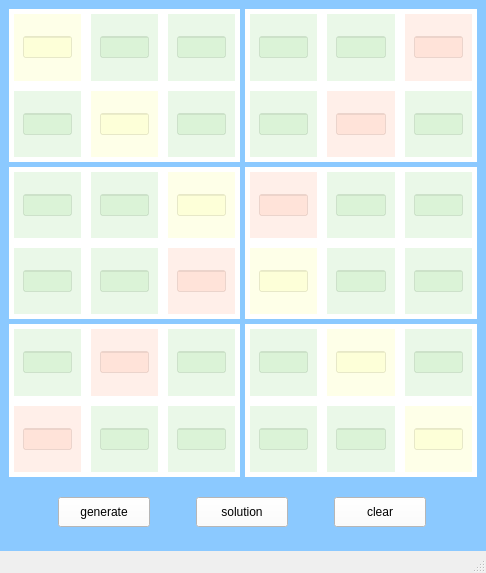
<?xml version="1.0" encoding="UTF-8"?>
<ui version="4.0">
 <class>MainWindow</class>
 <widget class="QMainWindow" name="MainWindow">
  <property name="geometry">
   <rect>
    <x>0</x>
    <y>0</y>
    <width>486</width>
    <height>573</height>
   </rect>
  </property>
  <property name="minimumSize">
   <size>
    <width>486</width>
    <height>573</height>
   </size>
  </property>
  <property name="maximumSize">
   <size>
    <width>486</width>
    <height>573</height>
   </size>
  </property>
  <property name="windowTitle">
   <string>MainWindow</string>
  </property>
  <widget class="QWidget" name="centralwidget">
   <property name="styleSheet">
    <string notr="true">background-color: rgb(139, 201, 255);</string>
   </property>
   <layout class="QVBoxLayout" name="verticalLayout">
    <property name="spacing">
     <number>5</number>
    </property>
    <item>
     <widget class="QWidget" name="widget" native="true">
      <layout class="QHBoxLayout" name="horizontalLayout">
       <property name="spacing">
        <number>5</number>
       </property>
       <property name="leftMargin">
        <number>0</number>
       </property>
       <property name="topMargin">
        <number>0</number>
       </property>
       <property name="rightMargin">
        <number>0</number>
       </property>
       <property name="bottomMargin">
        <number>0</number>
       </property>
       <item>
        <widget class="QWidget" name="block11" native="true">
         <property name="styleSheet">
          <string notr="true">background-color: rgb(255, 255, 255);</string>
         </property>
         <layout class="QGridLayout" name="gridLayout">
          <property name="leftMargin">
           <number>5</number>
          </property>
          <property name="topMargin">
           <number>5</number>
          </property>
          <property name="rightMargin">
           <number>5</number>
          </property>
          <property name="bottomMargin">
           <number>5</number>
          </property>
          <property name="spacing">
           <number>10</number>
          </property>
          <item row="0" column="0">
           <widget class="QWidget" name="widget_5" native="true">
            <property name="styleSheet">
             <string notr="true">background-color: rgba(253, 254, 183,80);</string>
            </property>
            <layout class="QHBoxLayout" name="horizontalLayout_5">
             <item>
              <widget class="QLineEdit" name="lineEdit0">
               <property name="alignment">
                <set>Qt::AlignLeading|Qt::AlignLeft|Qt::AlignVCenter</set>
               </property>
              </widget>
             </item>
            </layout>
           </widget>
          </item>
          <item row="0" column="1">
           <widget class="QWidget" name="widget_6" native="true">
            <property name="styleSheet">
             <string notr="true">background-color: rgba(179, 230, 173,70);</string>
            </property>
            <layout class="QHBoxLayout" name="horizontalLayout_6">
             <item>
              <widget class="QLineEdit" name="lineEdit1"/>
             </item>
            </layout>
           </widget>
          </item>
          <item row="0" column="2">
           <widget class="QWidget" name="widget_7" native="true">
            <property name="styleSheet">
             <string notr="true">background-color: rgba(179, 230, 173,70);</string>
            </property>
            <layout class="QHBoxLayout" name="horizontalLayout_7">
             <item>
              <widget class="QLineEdit" name="lineEdit2"/>
             </item>
            </layout>
           </widget>
          </item>
          <item row="1" column="0">
           <widget class="QWidget" name="widget_8" native="true">
            <property name="styleSheet">
             <string notr="true">background-color: rgba(179, 230, 173,70);</string>
            </property>
            <layout class="QHBoxLayout" name="horizontalLayout_11">
             <item>
              <widget class="QLineEdit" name="lineEdit6"/>
             </item>
            </layout>
           </widget>
          </item>
          <item row="1" column="1">
           <widget class="QWidget" name="widget_9" native="true">
            <property name="styleSheet">
             <string notr="true">background-color: rgba(253, 254, 183,80);</string>
            </property>
            <layout class="QHBoxLayout" name="horizontalLayout_12">
             <item>
              <widget class="QLineEdit" name="lineEdit7"/>
             </item>
            </layout>
           </widget>
          </item>
          <item row="1" column="2">
           <widget class="QWidget" name="widget_10" native="true">
            <property name="styleSheet">
             <string notr="true">background-color: rgba(179, 230, 173,70);</string>
            </property>
            <layout class="QHBoxLayout" name="horizontalLayout_13">
             <item>
              <widget class="QLineEdit" name="lineEdit8"/>
             </item>
            </layout>
           </widget>
          </item>
         </layout>
        </widget>
       </item>
       <item>
        <widget class="QWidget" name="block12" native="true">
         <property name="styleSheet">
          <string notr="true">background-color: rgb(255, 255, 255);</string>
         </property>
         <layout class="QGridLayout" name="gridLayout_2">
          <property name="leftMargin">
           <number>5</number>
          </property>
          <property name="topMargin">
           <number>5</number>
          </property>
          <property name="rightMargin">
           <number>5</number>
          </property>
          <property name="bottomMargin">
           <number>5</number>
          </property>
          <property name="spacing">
           <number>10</number>
          </property>
          <item row="0" column="0">
           <widget class="QWidget" name="widget_11" native="true">
            <property name="styleSheet">
             <string notr="true">background-color: rgba(179, 230, 173,70);</string>
            </property>
            <layout class="QHBoxLayout" name="horizontalLayout_8">
             <item>
              <widget class="QLineEdit" name="lineEdit3"/>
             </item>
            </layout>
           </widget>
          </item>
          <item row="0" column="1">
           <widget class="QWidget" name="widget_12" native="true">
            <property name="styleSheet">
             <string notr="true">background-color: rgba(179, 230, 173,70);</string>
            </property>
            <layout class="QHBoxLayout" name="horizontalLayout_9">
             <item>
              <widget class="QLineEdit" name="lineEdit4"/>
             </item>
            </layout>
           </widget>
          </item>
          <item row="0" column="2">
           <widget class="QWidget" name="widget_15" native="true">
            <property name="styleSheet">
             <string notr="true">background-color: rgba(255, 198, 176, 70);</string>
            </property>
            <layout class="QHBoxLayout" name="horizontalLayout_10">
             <item>
              <widget class="QLineEdit" name="lineEdit5"/>
             </item>
            </layout>
           </widget>
          </item>
          <item row="1" column="0">
           <widget class="QWidget" name="widget_16" native="true">
            <property name="styleSheet">
             <string notr="true">background-color: rgba(179, 230, 173,70);</string>
            </property>
            <layout class="QHBoxLayout" name="horizontalLayout_14">
             <item>
              <widget class="QLineEdit" name="lineEdit9"/>
             </item>
            </layout>
           </widget>
          </item>
          <item row="1" column="1">
           <widget class="QWidget" name="widget_13" native="true">
            <property name="styleSheet">
             <string notr="true">background-color: rgba(255, 198, 176, 70);</string>
            </property>
            <layout class="QHBoxLayout" name="horizontalLayout_15">
             <item>
              <widget class="QLineEdit" name="lineEdit10"/>
             </item>
            </layout>
           </widget>
          </item>
          <item row="1" column="2">
           <widget class="QWidget" name="widget_14" native="true">
            <property name="styleSheet">
             <string notr="true">background-color: rgba(179, 230, 173,70);</string>
            </property>
            <layout class="QHBoxLayout" name="horizontalLayout_16">
             <item>
              <widget class="QLineEdit" name="lineEdit11"/>
             </item>
            </layout>
           </widget>
          </item>
         </layout>
        </widget>
       </item>
      </layout>
     </widget>
    </item>
    <item>
     <widget class="QWidget" name="widget_2" native="true">
      <layout class="QHBoxLayout" name="horizontalLayout_2">
       <property name="spacing">
        <number>5</number>
       </property>
       <property name="leftMargin">
        <number>0</number>
       </property>
       <property name="topMargin">
        <number>0</number>
       </property>
       <property name="rightMargin">
        <number>0</number>
       </property>
       <property name="bottomMargin">
        <number>0</number>
       </property>
       <item>
        <widget class="QWidget" name="block21" native="true">
         <property name="styleSheet">
          <string notr="true">background-color: rgb(255, 255, 255);</string>
         </property>
         <layout class="QGridLayout" name="gridLayout_3">
          <property name="leftMargin">
           <number>5</number>
          </property>
          <property name="topMargin">
           <number>5</number>
          </property>
          <property name="rightMargin">
           <number>5</number>
          </property>
          <property name="bottomMargin">
           <number>5</number>
          </property>
          <property name="spacing">
           <number>10</number>
          </property>
          <item row="0" column="0">
           <widget class="QWidget" name="widget_17" native="true">
            <property name="styleSheet">
             <string notr="true">background-color: rgba(179, 230, 173,70);</string>
            </property>
            <layout class="QHBoxLayout" name="horizontalLayout_17">
             <item>
              <widget class="QLineEdit" name="lineEdit12"/>
             </item>
            </layout>
           </widget>
          </item>
          <item row="0" column="1">
           <widget class="QWidget" name="widget_18" native="true">
            <property name="styleSheet">
             <string notr="true">background-color: rgba(179, 230, 173,70);</string>
            </property>
            <layout class="QHBoxLayout" name="horizontalLayout_18">
             <item>
              <widget class="QLineEdit" name="lineEdit13"/>
             </item>
            </layout>
           </widget>
          </item>
          <item row="0" column="2">
           <widget class="QWidget" name="widget_21" native="true">
            <property name="styleSheet">
             <string notr="true">background-color: rgba(253, 254, 183,80);</string>
            </property>
            <layout class="QHBoxLayout" name="horizontalLayout_19">
             <item>
              <widget class="QLineEdit" name="lineEdit14"/>
             </item>
            </layout>
           </widget>
          </item>
          <item row="1" column="0">
           <widget class="QWidget" name="widget_22" native="true">
            <property name="styleSheet">
             <string notr="true">background-color: rgba(179, 230, 173,70);</string>
            </property>
            <layout class="QHBoxLayout" name="horizontalLayout_23">
             <item>
              <widget class="QLineEdit" name="lineEdit18"/>
             </item>
            </layout>
           </widget>
          </item>
          <item row="1" column="1">
           <widget class="QWidget" name="widget_19" native="true">
            <property name="styleSheet">
             <string notr="true">background-color: rgba(179, 230, 173,70);</string>
            </property>
            <layout class="QHBoxLayout" name="horizontalLayout_24">
             <item>
              <widget class="QLineEdit" name="lineEdit19"/>
             </item>
            </layout>
           </widget>
          </item>
          <item row="1" column="2">
           <widget class="QWidget" name="widget_20" native="true">
            <property name="styleSheet">
             <string notr="true">background-color: rgba(255, 198, 176, 70);</string>
            </property>
            <layout class="QHBoxLayout" name="horizontalLayout_25">
             <item>
              <widget class="QLineEdit" name="lineEdit20"/>
             </item>
            </layout>
           </widget>
          </item>
         </layout>
        </widget>
       </item>
       <item>
        <widget class="QWidget" name="block22" native="true">
         <property name="styleSheet">
          <string notr="true">background-color: rgb(255, 255, 255);</string>
         </property>
         <layout class="QGridLayout" name="gridLayout_4">
          <property name="leftMargin">
           <number>5</number>
          </property>
          <property name="topMargin">
           <number>5</number>
          </property>
          <property name="rightMargin">
           <number>5</number>
          </property>
          <property name="bottomMargin">
           <number>5</number>
          </property>
          <property name="spacing">
           <number>10</number>
          </property>
          <item row="0" column="0">
           <widget class="QWidget" name="widget_23" native="true">
            <property name="styleSheet">
             <string notr="true">background-color: rgba(255, 198, 176, 70);</string>
            </property>
            <layout class="QHBoxLayout" name="horizontalLayout_20">
             <item>
              <widget class="QLineEdit" name="lineEdit15"/>
             </item>
            </layout>
           </widget>
          </item>
          <item row="0" column="1">
           <widget class="QWidget" name="widget_24" native="true">
            <property name="styleSheet">
             <string notr="true">background-color: rgba(179, 230, 173,70);</string>
            </property>
            <layout class="QHBoxLayout" name="horizontalLayout_21">
             <item>
              <widget class="QLineEdit" name="lineEdit16"/>
             </item>
            </layout>
           </widget>
          </item>
          <item row="0" column="2">
           <widget class="QWidget" name="widget_27" native="true">
            <property name="styleSheet">
             <string notr="true">background-color: rgba(179, 230, 173,70);</string>
            </property>
            <layout class="QHBoxLayout" name="horizontalLayout_22">
             <item>
              <widget class="QLineEdit" name="lineEdit17"/>
             </item>
            </layout>
           </widget>
          </item>
          <item row="1" column="0">
           <widget class="QWidget" name="widget_28" native="true">
            <property name="styleSheet">
             <string notr="true">background-color: rgba(253, 254, 183,80);</string>
            </property>
            <layout class="QHBoxLayout" name="horizontalLayout_26">
             <item>
              <widget class="QLineEdit" name="lineEdit21"/>
             </item>
            </layout>
           </widget>
          </item>
          <item row="1" column="1">
           <widget class="QWidget" name="widget_25" native="true">
            <property name="styleSheet">
             <string notr="true">background-color: rgba(179, 230, 173,70);</string>
            </property>
            <layout class="QHBoxLayout" name="horizontalLayout_27">
             <item>
              <widget class="QLineEdit" name="lineEdit22"/>
             </item>
            </layout>
           </widget>
          </item>
          <item row="1" column="2">
           <widget class="QWidget" name="widget_26" native="true">
            <property name="styleSheet">
             <string notr="true">background-color: rgba(179, 230, 173,70);</string>
            </property>
            <layout class="QHBoxLayout" name="horizontalLayout_28">
             <item>
              <widget class="QLineEdit" name="lineEdit23"/>
             </item>
            </layout>
           </widget>
          </item>
         </layout>
        </widget>
       </item>
      </layout>
     </widget>
    </item>
    <item>
     <widget class="QWidget" name="widget_3" native="true">
      <layout class="QHBoxLayout" name="horizontalLayout_3">
       <property name="spacing">
        <number>5</number>
       </property>
       <property name="leftMargin">
        <number>0</number>
       </property>
       <property name="topMargin">
        <number>0</number>
       </property>
       <property name="rightMargin">
        <number>0</number>
       </property>
       <property name="bottomMargin">
        <number>0</number>
       </property>
       <item>
        <widget class="QWidget" name="block31" native="true">
         <property name="styleSheet">
          <string notr="true">background-color: rgb(255, 255, 255);</string>
         </property>
         <layout class="QGridLayout" name="gridLayout_5">
          <property name="leftMargin">
           <number>5</number>
          </property>
          <property name="topMargin">
           <number>5</number>
          </property>
          <property name="rightMargin">
           <number>5</number>
          </property>
          <property name="bottomMargin">
           <number>5</number>
          </property>
          <property name="spacing">
           <number>10</number>
          </property>
          <item row="0" column="0">
           <widget class="QWidget" name="widget_29" native="true">
            <property name="styleSheet">
             <string notr="true">background-color: rgba(179, 230, 173,70);</string>
            </property>
            <layout class="QHBoxLayout" name="horizontalLayout_29">
             <item>
              <widget class="QLineEdit" name="lineEdit24"/>
             </item>
            </layout>
           </widget>
          </item>
          <item row="0" column="1">
           <widget class="QWidget" name="widget_30" native="true">
            <property name="styleSheet">
             <string notr="true">background-color: rgba(255, 198, 176, 70);</string>
            </property>
            <layout class="QHBoxLayout" name="horizontalLayout_30">
             <item>
              <widget class="QLineEdit" name="lineEdit25"/>
             </item>
            </layout>
           </widget>
          </item>
          <item row="0" column="2">
           <widget class="QWidget" name="widget_33" native="true">
            <property name="styleSheet">
             <string notr="true">background-color: rgba(179, 230, 173,70);</string>
            </property>
            <layout class="QHBoxLayout" name="horizontalLayout_31">
             <item>
              <widget class="QLineEdit" name="lineEdit26"/>
             </item>
            </layout>
           </widget>
          </item>
          <item row="1" column="0">
           <widget class="QWidget" name="widget_34" native="true">
            <property name="styleSheet">
             <string notr="true">background-color: rgba(255, 198, 176, 70);</string>
            </property>
            <layout class="QHBoxLayout" name="horizontalLayout_35">
             <item>
              <widget class="QLineEdit" name="lineEdit30"/>
             </item>
            </layout>
           </widget>
          </item>
          <item row="1" column="1">
           <widget class="QWidget" name="widget_31" native="true">
            <property name="styleSheet">
             <string notr="true">background-color: rgba(179, 230, 173,70);</string>
            </property>
            <layout class="QHBoxLayout" name="horizontalLayout_36">
             <item>
              <widget class="QLineEdit" name="lineEdit31"/>
             </item>
            </layout>
           </widget>
          </item>
          <item row="1" column="2">
           <widget class="QWidget" name="widget_32" native="true">
            <property name="styleSheet">
             <string notr="true">background-color: rgba(179, 230, 173,70);</string>
            </property>
            <layout class="QHBoxLayout" name="horizontalLayout_37">
             <item>
              <widget class="QLineEdit" name="lineEdit32"/>
             </item>
            </layout>
           </widget>
          </item>
         </layout>
        </widget>
       </item>
       <item>
        <widget class="QWidget" name="block32" native="true">
         <property name="styleSheet">
          <string notr="true">background-color: rgb(255, 255, 255);</string>
         </property>
         <layout class="QGridLayout" name="gridLayout_6">
          <property name="leftMargin">
           <number>5</number>
          </property>
          <property name="topMargin">
           <number>5</number>
          </property>
          <property name="rightMargin">
           <number>5</number>
          </property>
          <property name="bottomMargin">
           <number>5</number>
          </property>
          <property name="spacing">
           <number>10</number>
          </property>
          <item row="0" column="0">
           <widget class="QWidget" name="widget_35" native="true">
            <property name="styleSheet">
             <string notr="true">background-color: rgba(179, 230, 173,70);</string>
            </property>
            <layout class="QHBoxLayout" name="horizontalLayout_32">
             <item>
              <widget class="QLineEdit" name="lineEdit27"/>
             </item>
            </layout>
           </widget>
          </item>
          <item row="0" column="1">
           <widget class="QWidget" name="widget_36" native="true">
            <property name="styleSheet">
             <string notr="true">background-color: rgba(253, 254, 183,80);</string>
            </property>
            <layout class="QHBoxLayout" name="horizontalLayout_33">
             <item>
              <widget class="QLineEdit" name="lineEdit28"/>
             </item>
            </layout>
           </widget>
          </item>
          <item row="0" column="2">
           <widget class="QWidget" name="widget_39" native="true">
            <property name="styleSheet">
             <string notr="true">background-color: rgba(179, 230, 173,70);</string>
            </property>
            <layout class="QHBoxLayout" name="horizontalLayout_34">
             <item>
              <widget class="QLineEdit" name="lineEdit29"/>
             </item>
            </layout>
           </widget>
          </item>
          <item row="1" column="0">
           <widget class="QWidget" name="widget_40" native="true">
            <property name="styleSheet">
             <string notr="true">background-color: rgba(179, 230, 173,70);</string>
            </property>
            <layout class="QHBoxLayout" name="horizontalLayout_38">
             <item>
              <widget class="QLineEdit" name="lineEdit33"/>
             </item>
            </layout>
           </widget>
          </item>
          <item row="1" column="1">
           <widget class="QWidget" name="widget_37" native="true">
            <property name="styleSheet">
             <string notr="true">background-color: rgba(179, 230, 173,70);</string>
            </property>
            <layout class="QHBoxLayout" name="horizontalLayout_39">
             <item>
              <widget class="QLineEdit" name="lineEdit34"/>
             </item>
            </layout>
           </widget>
          </item>
          <item row="1" column="2">
           <widget class="QWidget" name="widget_38" native="true">
            <property name="styleSheet">
             <string notr="true">background-color: rgba(253, 254, 183,80);</string>
            </property>
            <layout class="QHBoxLayout" name="horizontalLayout_40">
             <item>
              <widget class="QLineEdit" name="lineEdit35"/>
             </item>
            </layout>
           </widget>
          </item>
         </layout>
        </widget>
       </item>
      </layout>
     </widget>
    </item>
    <item>
     <widget class="QWidget" name="widget_4" native="true">
      <property name="maximumSize">
       <size>
        <width>16777215</width>
        <height>60</height>
       </size>
      </property>
      <layout class="QHBoxLayout" name="horizontalLayout_4">
       <item>
        <widget class="QPushButton" name="pushButton0">
         <property name="maximumSize">
          <size>
           <width>92</width>
           <height>30</height>
          </size>
         </property>
         <property name="styleSheet">
          <string notr="true">background-color: rgb(255, 255, 255);
color: rgb(0, 0, 0);</string>
         </property>
         <property name="text">
          <string>generate</string>
         </property>
        </widget>
       </item>
       <item>
        <widget class="QPushButton" name="pushButton1">
         <property name="maximumSize">
          <size>
           <width>92</width>
           <height>30</height>
          </size>
         </property>
         <property name="styleSheet">
          <string notr="true">background-color: rgb(255, 255, 255);
color: rgb(0, 0, 0);</string>
         </property>
         <property name="text">
          <string>solution</string>
         </property>
        </widget>
       </item>
       <item>
        <widget class="QPushButton" name="pushButton2">
         <property name="maximumSize">
          <size>
           <width>92</width>
           <height>30</height>
          </size>
         </property>
         <property name="styleSheet">
          <string notr="true">background-color: rgb(255, 255, 255);
color: rgb(0, 0, 0);</string>
         </property>
         <property name="text">
          <string>clear</string>
         </property>
        </widget>
       </item>
      </layout>
     </widget>
    </item>
   </layout>
  </widget>
  <widget class="QMenuBar" name="menubar">
   <property name="geometry">
    <rect>
     <x>0</x>
     <y>0</y>
     <width>486</width>
     <height>25</height>
    </rect>
   </property>
  </widget>
  <widget class="QStatusBar" name="statusbar"/>
 </widget>
 <resources/>
 <connections/>
</ui>
